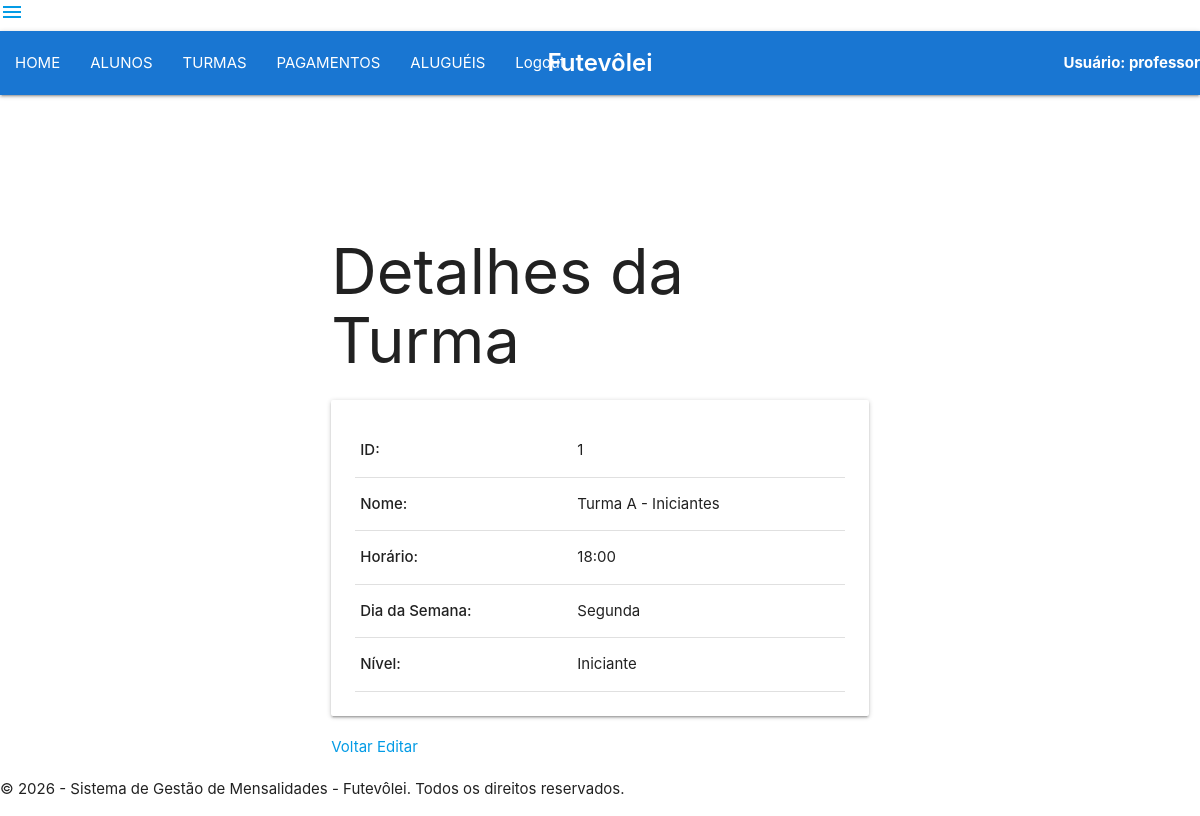
Screenshot of /VIEW/TURMA/frmdetTurma.php?id=1 (signed in) with the database file from the repository.
### tables this page shows
CREATE TABLE `turma` (
  `id` int(11) NOT NULL,
  `nome` varchar(50) NOT NULL,
  `horario` varchar(20) NOT NULL,
  `dia_semana` varchar(15) NOT NULL,
  `nivel` varchar(20) NOT NULL
);

### DAL/turma.php (called while the page is built, shortened)
<?php
include_once $_SERVER['DOCUMENT_ROOT'] . "/futevolei_mensalidades/DAL/conexao.php";
include_once $_SERVER['DOCUMENT_ROOT'] . "/futevolei_mensalidades/MODEL/turma.php";
class Turma
{
    public function SelectById(int $id)
    {
        $sql = "Select * from turma where id=?;";
        $con = Conexao::conectar();
        $query = $con->prepare($sql);
        $query->execute(array($id));
        $linha = $query->fetch(\PDO::FETCH_ASSOC);
        $turma = new \MODEL\Turma();
        $turma->setId($linha['id']);
        $turma->setNome($linha['nome']);
        $turma->setHorario($linha['horario']);
        $turma->setDiaSemana($linha['dia_semana']);
        $turma->setNivel($linha['nivel']);
        return $turma;
    }
}
?>

### DAL/conexao.php (called while the page is built, shortened)
<?php
    class Conexao {
        private static $dbNome = 'futevolei';
        private static $dbHost = 'localhost';
        private static $dbUsuario = 'root';
        private static $dbSenha = '';
        private static $cont = null;
        public static function conectar(){
          if (self::$cont == null){
              try{
                self::$cont = new PDO("mysql:host=" . self::$dbHost . ";dbname=" . self::$dbNome,  self::$dbUsuario , self::$dbSenha);
                   }
            catch (\PDOException $exception) {
                die ($exception->getMessage());
            }
        }
        return self::$cont;
    }
    public static function desconectar (){
        self::$cont = null;
        return self::$cont;
    }
    }
?>

### MODEL/turma.php (called while the page is built, shortened)
<?php
    class Turma{
         private ?int $id;
         private ?string $nome;
         private ?string $horario;
         private ?string $dia_semana;
         private ?string $nivel;
         public function getId() {
            return $this->id;
         }
         public function setId(int $id){
            $this->id = $id;
         }
         public function getNome() {
            return $this->nome;
         }
         public function setNome(string $nome){
            $this->nome = $nome;
         }
         public function getHorario() {
            return $this->horario;
         }
         public function setHorario(string $horario){
            $this->horario = $horario;
         }
         public function getDiaSemana() {
            return $this->dia_semana;
         }
         public function setDiaSemana(string $dia_semana){
            $this->dia_semana = $dia_semana;
         }
         public function getNivel() {
            return $this->nivel;
         }
         public function setNivel(string $nivel){
            $this->nivel = $nivel;
         }
    }
?>

### VIEW/TURMA/frmdetTurma.php (the view, shortened to what this page needs)
<?php
include_once $_SERVER['DOCUMENT_ROOT'] . "/futevolei_mensalidades/DAL/turma.php";
include_once $_SERVER['DOCUMENT_ROOT'] . "/futevolei_mensalidades/VIEW/menu.php";
$id = $_GET['id'];
$dalTurma = new \DAL\Turma();
$turma = $dalTurma->SelectById($id);
?>
<!DOCTYPE html>
<html>
<head>
    <link rel="stylesheet" href="https://cdnjs.cloudflare.com/ajax/libs/materialize/1.0.0/css/materialize.min.css">
</head>
<body>
<div class="container" style="margin-top: 100px;">
    <div class="row">
        <div class="col s12 m8 offset-m2">
            <h1 class="page-title">Detalhes da Turma</h1>
            <div class="card">
                <div class="card-content">
                    <table class="table">
                        <tr>
                            <td><strong>ID:</strong></td>
                            <td><?php echo $turma->getId(); ?></td>
                        </tr>
                        <tr>
                            <td><strong>Nome:</strong></td>
                            <td><?php echo htmlspecialchars($turma->getNome()); ?></td>
                        </tr>
                        <tr>
                            <td><strong>Horário:</strong></td>
                            <td><?php echo htmlspecialchars($turma->getHorario()); ?></td>
                        </tr>
                        <tr>
                            <td><strong>Dia da Semana:</strong></td>
                            <td><?php echo htmlspecialchars($turma->getDiaSemana()); ?></td>
                        </tr>
                        <tr>
                            <td><strong>Nível:</strong></td>
                            <td><?php echo htmlspecialchars($turma->getNivel()); ?></td>
                        </tr>
                    </table>
                </div>
            </div>
            <div style="margin-top: 20px;">
                <a href="lstTurma.php" class="btn-custom">Voltar</a>
                <a href="frmedtTurma.php?id=<?php echo $turma->getId(); ?>" class="btn-edit">Editar</a>
            </div>
        </div>
    </div>
</div>
<footer class="footer">
    <p>&copy; 2026 - Sistema de Gestão de Mensalidades - Futevôlei. Todos os direitos reservados.</p>
</footer>
</body>
</html>

### rows the page displays
turma: id "1", nome "Turma A - Iniciantes", horario "18:00", dia_semana "Segunda", nivel "Iniciante"

### other values shown
$_SESSION['login'] "professor"
